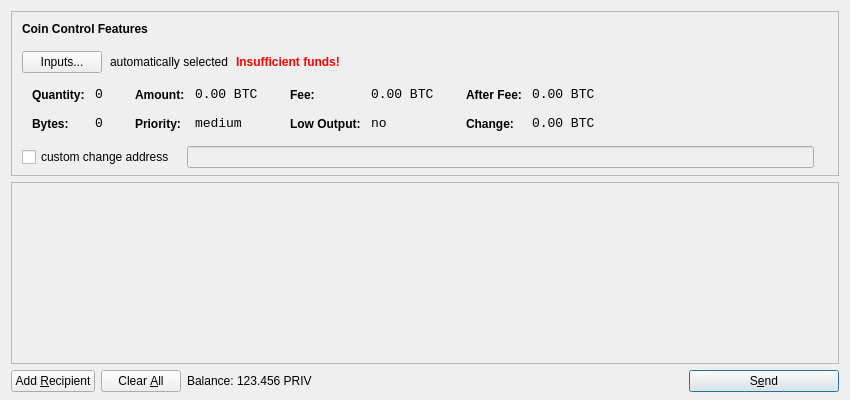
<?xml version="1.0" encoding="UTF-8"?>
<ui version="4.0">
 <class>SendCoinsDialog</class>
 <widget class="QDialog" name="SendCoinsDialog">
  <property name="geometry">
   <rect>
    <x>0</x>
    <y>0</y>
    <width>850</width>
    <height>400</height>
   </rect>
  </property>
  <property name="windowTitle">
   <string>Send Coins</string>
  </property>
  <layout class="QVBoxLayout" name="verticalLayout" stretch="0,1,0">
   <property name="bottomMargin">
    <number>8</number>
   </property>
   <item>
    <widget class="QFrame" name="frameCoinControl">
     <property name="sizePolicy">
      <sizepolicy hsizetype="Expanding" vsizetype="Expanding">
       <horstretch>0</horstretch>
       <verstretch>0</verstretch>
      </sizepolicy>
     </property>
     <property name="maximumSize">
      <size>
       <width>16777215</width>
       <height>16777215</height>
      </size>
     </property>
     <property name="frameShape">
      <enum>QFrame::StyledPanel</enum>
     </property>
     <property name="frameShadow">
      <enum>QFrame::Sunken</enum>
     </property>
     <layout class="QVBoxLayout" name="verticalLayoutCoinControl2">
      <property name="spacing">
       <number>-1</number>
      </property>
      <property name="leftMargin">
       <number>0</number>
      </property>
      <property name="topMargin">
       <number>0</number>
      </property>
      <property name="rightMargin">
       <number>0</number>
      </property>
      <property name="bottomMargin">
       <number>6</number>
      </property>
      <item>
       <layout class="QVBoxLayout" name="verticalLayoutCoinControl" stretch="0,0,0,0,1">
        <property name="spacing">
         <number>0</number>
        </property>
        <property name="leftMargin">
         <number>10</number>
        </property>
        <property name="topMargin">
         <number>10</number>
        </property>
        <item>
         <layout class="QHBoxLayout" name="horizontalLayoutCoinControl1">
          <property name="bottomMargin">
           <number>15</number>
          </property>
          <item>
           <widget class="QLabel" name="labelCoinControlFeatures">
            <property name="sizePolicy">
             <sizepolicy hsizetype="Preferred" vsizetype="Maximum">
              <horstretch>0</horstretch>
              <verstretch>0</verstretch>
             </sizepolicy>
            </property>
            <property name="font">
             <font>
              <weight>75</weight>
              <bold>true</bold>
             </font>
            </property>
            <property name="styleSheet">
             <string notr="true">font-weight:bold;</string>
            </property>
            <property name="text">
             <string>Coin Control Features</string>
            </property>
           </widget>
          </item>
         </layout>
        </item>
        <item>
         <layout class="QHBoxLayout" name="horizontalLayoutCoinControl2" stretch="0,0,0,0">
          <property name="spacing">
           <number>8</number>
          </property>
          <property name="bottomMargin">
           <number>10</number>
          </property>
          <item>
           <widget class="QPushButton" name="pushButtonCoinControl">
            <property name="styleSheet">
             <string notr="true"/>
            </property>
            <property name="text">
             <string>Inputs...</string>
            </property>
           </widget>
          </item>
          <item>
           <widget class="QLabel" name="labelCoinControlAutomaticallySelected">
            <property name="text">
             <string>automatically selected</string>
            </property>
            <property name="margin">
             <number>5</number>
            </property>
           </widget>
          </item>
          <item>
           <widget class="QLabel" name="labelCoinControlInsuffFunds">
            <property name="font">
             <font>
              <weight>75</weight>
              <bold>true</bold>
             </font>
            </property>
            <property name="styleSheet">
             <string notr="true">color:red;font-weight:bold;</string>
            </property>
            <property name="text">
             <string>Insufficient funds!</string>
            </property>
            <property name="margin">
             <number>5</number>
            </property>
           </widget>
          </item>
          <item>
           <spacer name="horizontalSpacerCoinControl">
            <property name="orientation">
             <enum>Qt::Horizontal</enum>
            </property>
            <property name="sizeHint" stdset="0">
             <size>
              <width>40</width>
              <height>1</height>
             </size>
            </property>
           </spacer>
          </item>
         </layout>
        </item>
        <item>
         <widget class="QWidget" name="widgetCoinControl" native="true">
          <property name="sizePolicy">
           <sizepolicy hsizetype="Preferred" vsizetype="Preferred">
            <horstretch>0</horstretch>
            <verstretch>0</verstretch>
           </sizepolicy>
          </property>
          <property name="minimumSize">
           <size>
            <width>0</width>
            <height>0</height>
           </size>
          </property>
          <property name="styleSheet">
           <string notr="true"/>
          </property>
          <layout class="QHBoxLayout" name="horizontalLayoutCoinControl5">
           <property name="margin">
            <number>0</number>
           </property>
           <item>
            <layout class="QHBoxLayout" name="horizontalLayoutCoinControl3" stretch="0,0,0,1">
             <property name="spacing">
              <number>20</number>
             </property>
             <property name="topMargin">
              <number>0</number>
             </property>
             <property name="bottomMargin">
              <number>10</number>
             </property>
             <item>
              <layout class="QFormLayout" name="formLayoutCoinControl1">
               <property name="horizontalSpacing">
                <number>10</number>
               </property>
               <property name="verticalSpacing">
                <number>14</number>
               </property>
               <property name="leftMargin">
                <number>10</number>
               </property>
               <property name="topMargin">
                <number>4</number>
               </property>
               <property name="rightMargin">
                <number>6</number>
               </property>
               <item row="0" column="0">
                <widget class="QLabel" name="labelCoinControlQuantityText">
                 <property name="styleSheet">
                  <string notr="true">font-weight:bold;</string>
                 </property>
                 <property name="text">
                  <string>Quantity:</string>
                 </property>
                 <property name="margin">
                  <number>0</number>
                 </property>
                </widget>
               </item>
               <item row="0" column="1">
                <widget class="QLabel" name="labelCoinControlQuantity">
                 <property name="font">
                  <font>
                   <family>Monospace</family>
                   <pointsize>10</pointsize>
                  </font>
                 </property>
                 <property name="cursor">
                  <cursorShape>IBeamCursor</cursorShape>
                 </property>
                 <property name="contextMenuPolicy">
                  <enum>Qt::ActionsContextMenu</enum>
                 </property>
                 <property name="text">
                  <string notr="true">0</string>
                 </property>
                 <property name="margin">
                  <number>0</number>
                 </property>
                 <property name="textInteractionFlags">
                  <set>Qt::LinksAccessibleByMouse|Qt::TextSelectableByKeyboard|Qt::TextSelectableByMouse</set>
                 </property>
                </widget>
               </item>
               <item row="1" column="0">
                <widget class="QLabel" name="labelCoinControlBytesText">
                 <property name="styleSheet">
                  <string notr="true">font-weight:bold;</string>
                 </property>
                 <property name="text">
                  <string>Bytes:</string>
                 </property>
                </widget>
               </item>
               <item row="1" column="1">
                <widget class="QLabel" name="labelCoinControlBytes">
                 <property name="font">
                  <font>
                   <family>Monospace</family>
                   <pointsize>10</pointsize>
                  </font>
                 </property>
                 <property name="cursor">
                  <cursorShape>IBeamCursor</cursorShape>
                 </property>
                 <property name="contextMenuPolicy">
                  <enum>Qt::ActionsContextMenu</enum>
                 </property>
                 <property name="text">
                  <string notr="true">0</string>
                 </property>
                 <property name="textInteractionFlags">
                  <set>Qt::LinksAccessibleByMouse|Qt::TextSelectableByKeyboard|Qt::TextSelectableByMouse</set>
                 </property>
                </widget>
               </item>
              </layout>
             </item>
             <item>
              <layout class="QFormLayout" name="formLayoutCoinControl2">
               <property name="horizontalSpacing">
                <number>10</number>
               </property>
               <property name="verticalSpacing">
                <number>14</number>
               </property>
               <property name="leftMargin">
                <number>6</number>
               </property>
               <property name="topMargin">
                <number>4</number>
               </property>
               <property name="rightMargin">
                <number>6</number>
               </property>
               <item row="0" column="0">
                <widget class="QLabel" name="labelCoinControlAmountText">
                 <property name="styleSheet">
                  <string notr="true">font-weight:bold;</string>
                 </property>
                 <property name="text">
                  <string>Amount:</string>
                 </property>
                 <property name="margin">
                  <number>0</number>
                 </property>
                </widget>
               </item>
               <item row="0" column="1">
                <widget class="QLabel" name="labelCoinControlAmount">
                 <property name="font">
                  <font>
                   <family>Monospace</family>
                   <pointsize>10</pointsize>
                  </font>
                 </property>
                 <property name="cursor">
                  <cursorShape>IBeamCursor</cursorShape>
                 </property>
                 <property name="contextMenuPolicy">
                  <enum>Qt::ActionsContextMenu</enum>
                 </property>
                 <property name="text">
                  <string notr="true">0.00 BTC</string>
                 </property>
                 <property name="textInteractionFlags">
                  <set>Qt::LinksAccessibleByMouse|Qt::TextSelectableByKeyboard|Qt::TextSelectableByMouse</set>
                 </property>
                </widget>
               </item>
               <item row="1" column="0">
                <widget class="QLabel" name="labelCoinControlPriorityText">
                 <property name="styleSheet">
                  <string notr="true">font-weight:bold;</string>
                 </property>
                 <property name="text">
                  <string>Priority:</string>
                 </property>
                </widget>
               </item>
               <item row="1" column="1">
                <widget class="QLabel" name="labelCoinControlPriority">
                 <property name="font">
                  <font>
                   <family>Monospace</family>
                   <pointsize>10</pointsize>
                  </font>
                 </property>
                 <property name="cursor">
                  <cursorShape>IBeamCursor</cursorShape>
                 </property>
                 <property name="contextMenuPolicy">
                  <enum>Qt::ActionsContextMenu</enum>
                 </property>
                 <property name="text">
                  <string>medium</string>
                 </property>
                 <property name="textInteractionFlags">
                  <set>Qt::LinksAccessibleByMouse|Qt::TextSelectableByKeyboard|Qt::TextSelectableByMouse</set>
                 </property>
                </widget>
               </item>
              </layout>
             </item>
             <item>
              <layout class="QFormLayout" name="formLayoutCoinControl3">
               <property name="horizontalSpacing">
                <number>10</number>
               </property>
               <property name="verticalSpacing">
                <number>14</number>
               </property>
               <property name="leftMargin">
                <number>6</number>
               </property>
               <property name="topMargin">
                <number>4</number>
               </property>
               <property name="rightMargin">
                <number>6</number>
               </property>
               <item row="0" column="0">
                <widget class="QLabel" name="labelCoinControlFeeText">
                 <property name="styleSheet">
                  <string notr="true">font-weight:bold;</string>
                 </property>
                 <property name="text">
                  <string>Fee:</string>
                 </property>
                 <property name="margin">
                  <number>0</number>
                 </property>
                </widget>
               </item>
               <item row="0" column="1">
                <widget class="QLabel" name="labelCoinControlFee">
                 <property name="font">
                  <font>
                   <family>Monospace</family>
                   <pointsize>10</pointsize>
                  </font>
                 </property>
                 <property name="cursor">
                  <cursorShape>IBeamCursor</cursorShape>
                 </property>
                 <property name="contextMenuPolicy">
                  <enum>Qt::ActionsContextMenu</enum>
                 </property>
                 <property name="text">
                  <string notr="true">0.00 BTC</string>
                 </property>
                 <property name="textInteractionFlags">
                  <set>Qt::LinksAccessibleByMouse|Qt::TextSelectableByKeyboard|Qt::TextSelectableByMouse</set>
                 </property>
                </widget>
               </item>
               <item row="1" column="0">
                <widget class="QLabel" name="labelCoinControlLowOutputText">
                 <property name="styleSheet">
                  <string notr="true">font-weight:bold;</string>
                 </property>
                 <property name="text">
                  <string>Low Output:</string>
                 </property>
                </widget>
               </item>
               <item row="1" column="1">
                <widget class="QLabel" name="labelCoinControlLowOutput">
                 <property name="font">
                  <font>
                   <family>Monospace</family>
                   <pointsize>10</pointsize>
                  </font>
                 </property>
                 <property name="cursor">
                  <cursorShape>IBeamCursor</cursorShape>
                 </property>
                 <property name="contextMenuPolicy">
                  <enum>Qt::ActionsContextMenu</enum>
                 </property>
                 <property name="text">
                  <string>no</string>
                 </property>
                 <property name="textInteractionFlags">
                  <set>Qt::LinksAccessibleByMouse|Qt::TextSelectableByKeyboard|Qt::TextSelectableByMouse</set>
                 </property>
                </widget>
               </item>
              </layout>
             </item>
             <item>
              <layout class="QFormLayout" name="formLayoutCoinControl4">
               <property name="horizontalSpacing">
                <number>10</number>
               </property>
               <property name="verticalSpacing">
                <number>14</number>
               </property>
               <property name="leftMargin">
                <number>6</number>
               </property>
               <property name="topMargin">
                <number>4</number>
               </property>
               <property name="rightMargin">
                <number>6</number>
               </property>
               <item row="0" column="0">
                <widget class="QLabel" name="labelCoinControlAfterFeeText">
                 <property name="styleSheet">
                  <string notr="true">font-weight:bold;</string>
                 </property>
                 <property name="text">
                  <string>After Fee:</string>
                 </property>
                 <property name="margin">
                  <number>0</number>
                 </property>
                </widget>
               </item>
               <item row="0" column="1">
                <widget class="QLabel" name="labelCoinControlAfterFee">
                 <property name="font">
                  <font>
                   <family>Monospace</family>
                   <pointsize>10</pointsize>
                  </font>
                 </property>
                 <property name="cursor">
                  <cursorShape>IBeamCursor</cursorShape>
                 </property>
                 <property name="contextMenuPolicy">
                  <enum>Qt::ActionsContextMenu</enum>
                 </property>
                 <property name="text">
                  <string notr="true">0.00 BTC</string>
                 </property>
                 <property name="textInteractionFlags">
                  <set>Qt::LinksAccessibleByMouse|Qt::TextSelectableByKeyboard|Qt::TextSelectableByMouse</set>
                 </property>
                </widget>
               </item>
               <item row="1" column="0">
                <widget class="QLabel" name="labelCoinControlChangeText">
                 <property name="styleSheet">
                  <string notr="true">font-weight:bold;</string>
                 </property>
                 <property name="text">
                  <string>Change:</string>
                 </property>
                </widget>
               </item>
               <item row="1" column="1">
                <widget class="QLabel" name="labelCoinControlChange">
                 <property name="font">
                  <font>
                   <family>Monospace</family>
                   <pointsize>10</pointsize>
                  </font>
                 </property>
                 <property name="cursor">
                  <cursorShape>IBeamCursor</cursorShape>
                 </property>
                 <property name="contextMenuPolicy">
                  <enum>Qt::ActionsContextMenu</enum>
                 </property>
                 <property name="text">
                  <string notr="true">0.00 BTC</string>
                 </property>
                 <property name="textInteractionFlags">
                  <set>Qt::LinksAccessibleByMouse|Qt::TextSelectableByKeyboard|Qt::TextSelectableByMouse</set>
                 </property>
                </widget>
               </item>
              </layout>
             </item>
            </layout>
           </item>
          </layout>
         </widget>
        </item>
        <item>
         <layout class="QHBoxLayout" name="horizontalLayoutCoinControl4" stretch="0,0,0">
          <property name="spacing">
           <number>12</number>
          </property>
          <property name="sizeConstraint">
           <enum>QLayout::SetDefaultConstraint</enum>
          </property>
          <property name="topMargin">
           <number>5</number>
          </property>
          <property name="rightMargin">
           <number>5</number>
          </property>
          <item>
           <widget class="QCheckBox" name="checkBoxCoinControlChange">
            <property name="text">
             <string>custom change address</string>
            </property>
           </widget>
          </item>
          <item>
           <widget class="QLineEdit" name="lineEditCoinControlChange">
            <property name="enabled">
             <bool>false</bool>
            </property>
            <property name="sizePolicy">
             <sizepolicy hsizetype="Expanding" vsizetype="Fixed">
              <horstretch>0</horstretch>
              <verstretch>0</verstretch>
             </sizepolicy>
            </property>
           </widget>
          </item>
          <item>
           <widget class="QLabel" name="labelCoinControlChangeLabel">
            <property name="sizePolicy">
             <sizepolicy hsizetype="Preferred" vsizetype="Expanding">
              <horstretch>0</horstretch>
              <verstretch>0</verstretch>
             </sizepolicy>
            </property>
            <property name="minimumSize">
             <size>
              <width>0</width>
              <height>0</height>
             </size>
            </property>
            <property name="text">
             <string/>
            </property>
            <property name="margin">
             <number>3</number>
            </property>
           </widget>
          </item>
         </layout>
        </item>
        <item>
         <spacer name="verticalSpacerCoinControl">
          <property name="orientation">
           <enum>Qt::Vertical</enum>
          </property>
          <property name="sizeHint" stdset="0">
           <size>
            <width>800</width>
            <height>1</height>
           </size>
          </property>
         </spacer>
        </item>
       </layout>
      </item>
     </layout>
    </widget>
   </item>
   <item>
    <widget class="QScrollArea" name="scrollArea">
     <property name="widgetResizable">
      <bool>true</bool>
     </property>
     <widget class="QWidget" name="scrollAreaWidgetContents">
      <property name="geometry">
       <rect>
        <x>0</x>
        <y>0</y>
        <width>830</width>
        <height>165</height>
       </rect>
      </property>
      <layout class="QVBoxLayout" name="verticalLayout_2">
       <property name="margin">
        <number>0</number>
       </property>
       <item>
        <layout class="QVBoxLayout" name="entries">
         <property name="spacing">
          <number>6</number>
         </property>
        </layout>
       </item>
       <item>
        <spacer name="verticalSpacer">
         <property name="orientation">
          <enum>Qt::Vertical</enum>
         </property>
         <property name="sizeHint" stdset="0">
          <size>
           <width>20</width>
           <height>40</height>
          </size>
         </property>
        </spacer>
       </item>
      </layout>
     </widget>
    </widget>
   </item>
   <item>
    <layout class="QHBoxLayout" name="horizontalLayout">
     <item>
      <widget class="QPushButton" name="addButton">
       <property name="toolTip">
        <string>Send to multiple recipients at once</string>
       </property>
       <property name="text">
        <string>Add &amp;Recipient</string>
       </property>
       <property name="icon">
        <iconset resource="../bitcoin.qrc">
         <normaloff>:/icons/add</normaloff>:/icons/add</iconset>
       </property>
       <property name="autoDefault">
        <bool>false</bool>
       </property>
      </widget>
     </item>
     <item>
      <widget class="QPushButton" name="clearButton">
       <property name="sizePolicy">
        <sizepolicy hsizetype="Minimum" vsizetype="Fixed">
         <horstretch>0</horstretch>
         <verstretch>0</verstretch>
        </sizepolicy>
       </property>
       <property name="toolTip">
        <string>Remove all transaction fields</string>
       </property>
       <property name="text">
        <string>Clear &amp;All</string>
       </property>
       <property name="icon">
        <iconset resource="../bitcoin.qrc">
         <normaloff>:/icons/remove</normaloff>:/icons/remove</iconset>
       </property>
       <property name="autoRepeatDelay">
        <number>300</number>
       </property>
       <property name="autoDefault">
        <bool>false</bool>
       </property>
      </widget>
     </item>
     <item>
      <layout class="QHBoxLayout" name="horizontalLayout_2">
       <property name="spacing">
        <number>3</number>
       </property>
       <item>
        <widget class="QLabel" name="label">
         <property name="text">
          <string>Balance:</string>
         </property>
        </widget>
       </item>
       <item>
        <widget class="QLabel" name="labelBalance">
         <property name="cursor">
          <cursorShape>IBeamCursor</cursorShape>
         </property>
         <property name="text">
          <string>123.456 PRIV</string>
         </property>
         <property name="textInteractionFlags">
          <set>Qt::LinksAccessibleByMouse|Qt::TextSelectableByKeyboard|Qt::TextSelectableByMouse</set>
         </property>
        </widget>
       </item>
      </layout>
     </item>
     <item>
      <spacer name="horizontalSpacer">
       <property name="orientation">
        <enum>Qt::Horizontal</enum>
       </property>
       <property name="sizeHint" stdset="0">
        <size>
         <width>40</width>
         <height>20</height>
        </size>
       </property>
      </spacer>
     </item>
     <item>
      <widget class="QPushButton" name="sendButton">
       <property name="minimumSize">
        <size>
         <width>150</width>
         <height>0</height>
        </size>
       </property>
       <property name="toolTip">
        <string>Confirm the send action</string>
       </property>
       <property name="text">
        <string>S&amp;end</string>
       </property>
       <property name="icon">
        <iconset resource="../bitcoin.qrc">
         <normaloff>:/icons/send</normaloff>:/icons/send</iconset>
       </property>
       <property name="default">
        <bool>true</bool>
       </property>
      </widget>
     </item>
    </layout>
   </item>
  </layout>
 </widget>
 <resources>
  <include location="../bitcoin.qrc"/>
 </resources>
 <connections/>
</ui>
